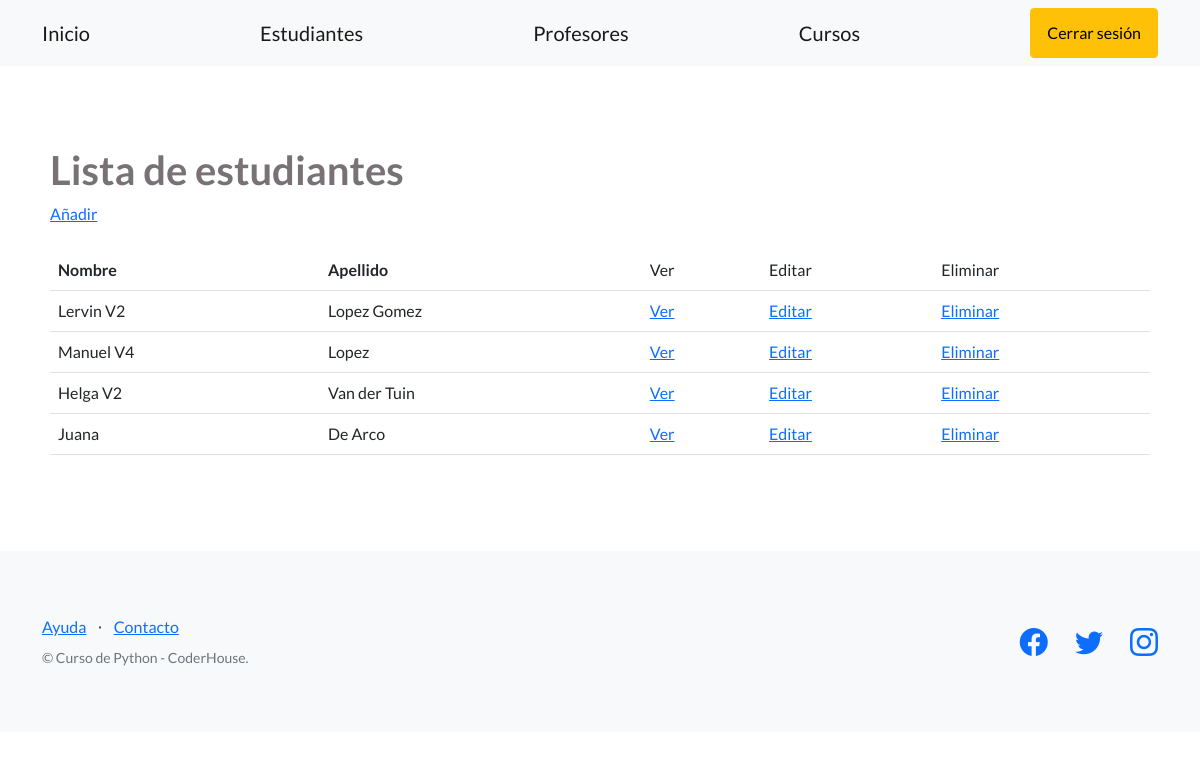
The app's page /plataforma/estudiantes/ (signed in), older data.
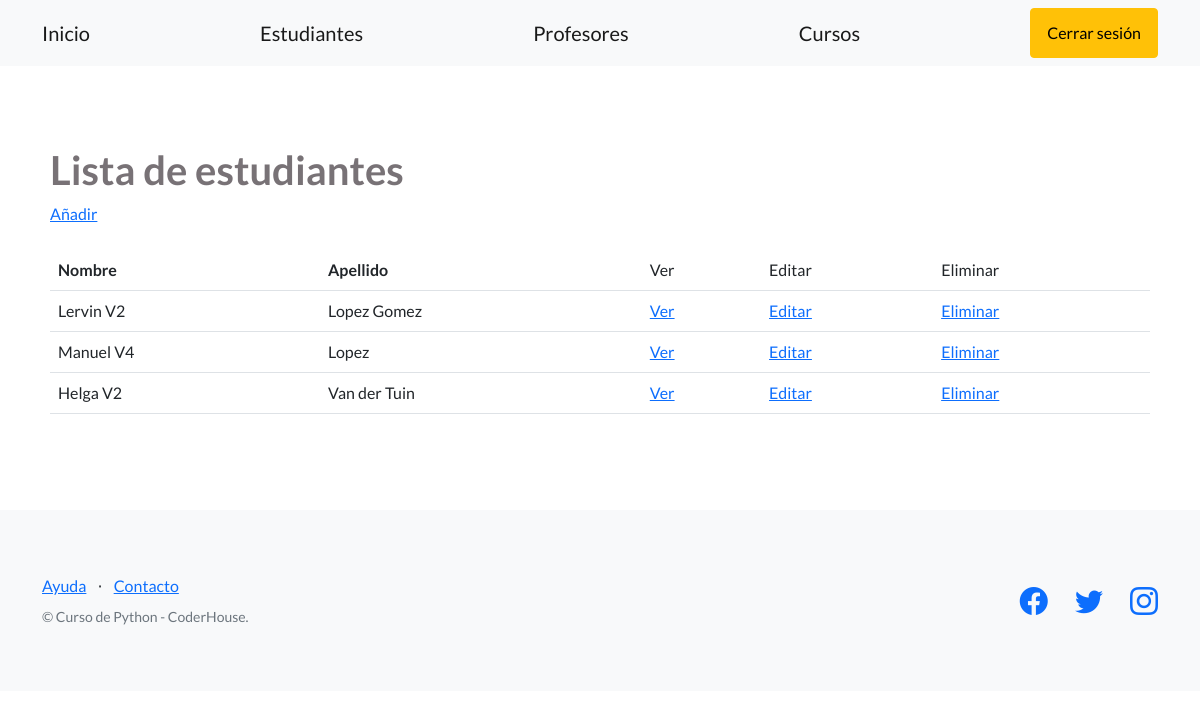
The same page, newer data.
### estudiantes/models.py (models this page shows, shortened)
class Estudiante(models.Model):
    nombre = models.CharField(max_length=256)
    apellido = models.CharField(max_length=256)
    dni = models.CharField(max_length=32)
    email = models.EmailField()
    fecha_nacimiento = models.DateField(null=True)

### estudiantes/views.py (the view)
# urls.py: path('estudiantes/', EstudianteListView.as_view(), name="listar_estudiantes"),
class EstudianteListView(LoginRequiredMixin, ListView):
    model = Estudiante
    template_name = "estudiantes/lista_estudiantes.html"

### estudiantes/templates/estudiantes/lista_estudiantes.html (shortened to what this page needs)
{% extends "estudiantes/base.html" %}
{% block contenido %}
<h1 class="titulos-coder">Lista de estudiantes</h1>
<a href="{% url 'crear_estudiante' %}">Añadir</a>
<br><br>
<table class="table">
  <tbody>
    <tr>
      <th>Nombre</th>
      <th>Apellido</th>
      <td>Ver</td>
      <td>Editar</td>
      <td>Eliminar</td>
    </tr>
    {% for estudiante in object_list %}
    <tr>
      <td>{{ estudiante.nombre }}</td>
      <td>{{ estudiante.apellido }}</td>
      <td>
        <a href="{% url 'ver_estudiante' estudiante.id %}">Ver</a>
      </td>
      <td>
        <a href="{% url 'editar_estudiante' estudiante.id %}">Editar</a>
      </td>
      <td>
        <a href="{% url 'eliminar_estudiante' estudiante.id %}">Eliminar</a>
      </td>
    </tr>
    {% endfor %}
  </tbody>
</table>
{% endblock contenido %}

### estudiantes/templates/estudiantes/base.html (shortened to what this page needs)
{% load static %}
<!DOCTYPE html>
<html lang="en">
    <head>
        <link href="https://cdn.jsdelivr.net/npm/bootstrap-icons@1.5.0/font/bootstrap-icons.css" rel="stylesheet" type="text/css" />
        <link href="{% static 'css/styles.css' %}" rel="stylesheet" />
    </head>
    <body>
        <nav class="navbar navbar-light bg-light static-top">
            <div class="container">
                <a class="navbar-brand" href="{% url 'inicio' %}">Inicio</a>
                <a class="navbar-brand" href="{% url 'listar_estudiantes' %}">Estudiantes</a>
                <a class="navbar-brand" href="{% url 'listar_profesores' %}">Profesores</a>
                <a class="navbar-brand" href="{% url 'listar_cursos' %}">Cursos</a>
                {% if user.is_authenticated %}
                <a class="btn btn-warning" href="{% url 'logout' %}">Cerrar sesión</a>
                {% else %}
                <a class="btn btn-primary" href="{% url 'login' %}">Iniciar sesión</a>
                {% endif %}
            </div>
        </nav>
        <section style="padding:80px 50px;">
            {% block contenido %}
            {% endblock contenido %}
        </section>
        <footer class="footer bg-light">
            <div class="container">
                <div class="row">
                    <div class="col-lg-6 h-100 text-center text-lg-start my-auto">
                        <ul class="list-inline mb-2">
                            <li class="list-inline-item"><a href="#!">Ayuda</a></li>
                            <li class="list-inline-item">⋅</li>
                            <li class="list-inline-item"><a href="#!">Contacto</a></li>
                        </ul>
                        <p class="text-muted small mb-4 mb-lg-0">&copy; Curso de Python - CoderHouse.</p>
                    </div>
                    <div class="col-lg-6 h-100 text-center text-lg-end my-auto">
                        <ul class="list-inline mb-0">
                            <li class="list-inline-item me-4">
                                <a href="#!"><i class="bi-facebook fs-3"></i></a>
                            </li>
                            <li class="list-inline-item me-4">
                                <a href="#!"><i class="bi-twitter fs-3"></i></a>
                            </li>
                            <li class="list-inline-item">
                                <a href="https://www.instagram.com/espndeportes/?hl=es"><i class="bi-instagram fs-3"></i></a>
                            </li>
                        </ul>
                    </div>
                </div>
            </div>
        </footer>
    </body>
</html>

Row changes from the older to the newer data that the page shows:
removed Estudiante: nombre "Juana", apellido "De Arco"
